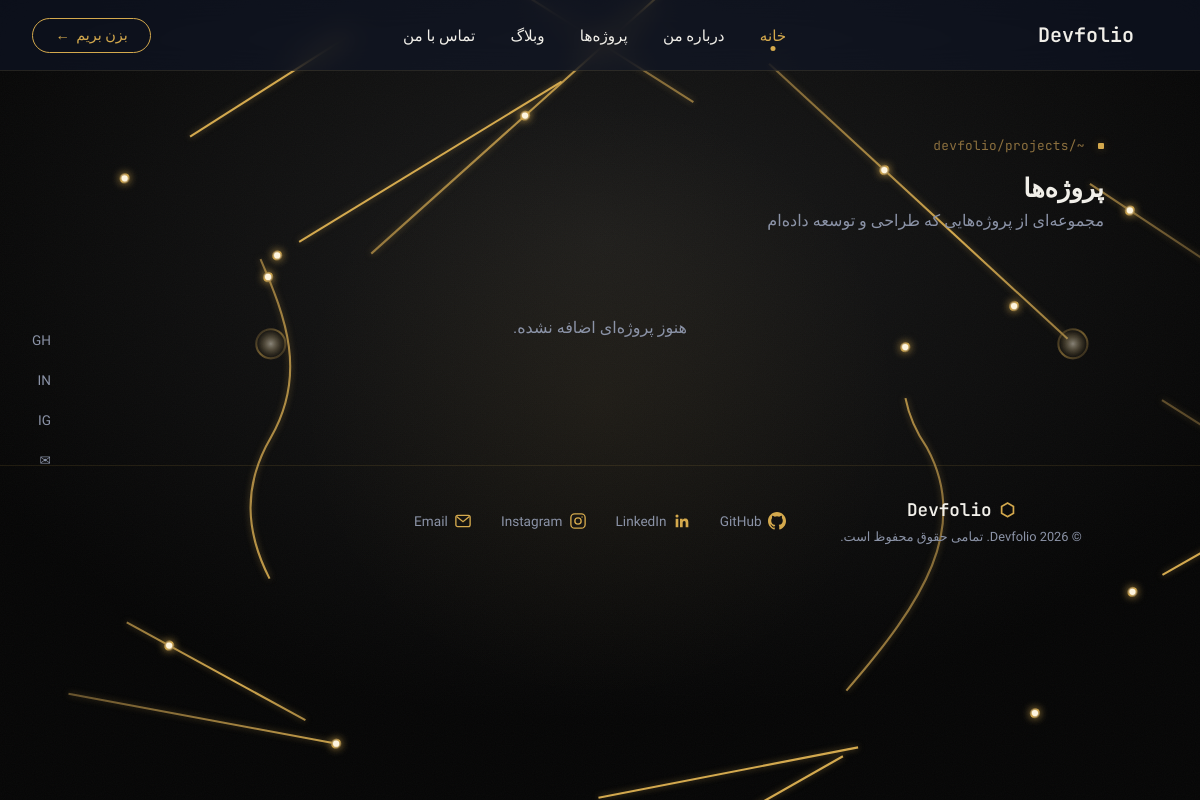
The page /projects/ on the database as committed earlier.
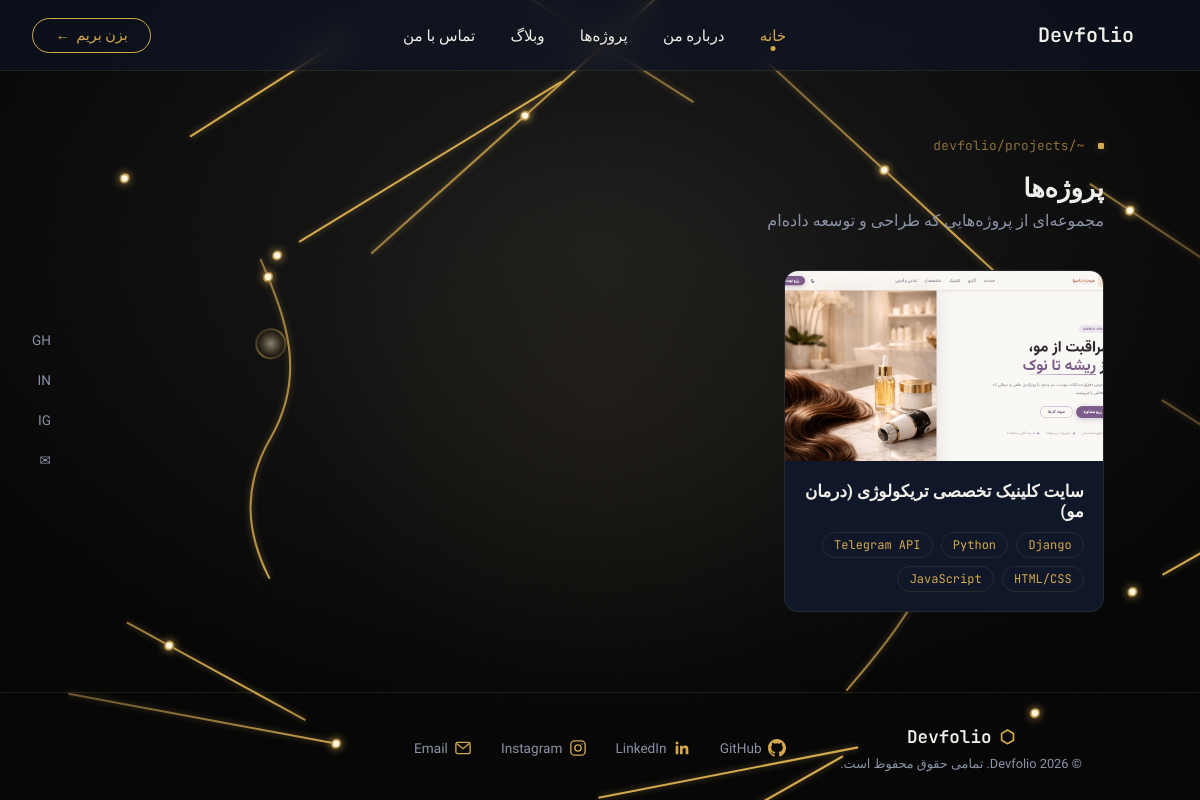
The same page on the database as committed later.
### portfolio/models.py (models this page shows, shortened)
class Project(models.Model):
    title = models.CharField(max_length=150, verbose_name="عنوان پروژه")
    slug = models.SlugField(max_length=170, unique=True, blank=True, verbose_name="آدرس یکتا")
    main_image = models.ImageField(
        upload_to='projects/main/',
        verbose_name="تصویر اصلی"
    )
    description = models.TextField(verbose_name="توضیحات")
    technologies = models.ManyToManyField(
        Technology,
        related_name="projects",
        verbose_name="تکنولوژی‌ها"
    )
    link = models.URLField(
        max_length=200,
        blank=True,
        null=True,
        verbose_name="لینک سایت"
    )
    created_at = models.DateTimeField(auto_now_add=True, verbose_name="تاریخ ایجاد")
    is_featured = models.BooleanField(
        default=False,
        verbose_name="نمایش در پروژه‌های منتخب"
    )
    class Meta:
        verbose_name = "پروژه"
        verbose_name_plural = "پروژه‌ها"
        ordering = ['-created_at']

class Technology(models.Model):
    name = models.CharField(max_length=50, verbose_name="نام تکنولوژی")
    class Meta:
        verbose_name = "تکنولوژی"
        verbose_name_plural = "تکنولوژی‌ها"

### portfolio/views.py (the view)
# urls.py: path('', views.project_list, name='project_list'),
def project_list(request):
    projects = Project.objects.all().prefetch_related('technologies')
    return render(request, 'projects/project_list.html', {'projects': projects})

### portfolio/templates/projects/project_list.html (shortened to what this page needs)
{% extends 'base.html' %}
{% load static %}
{% block extra_css %}
<link rel="stylesheet" href="{% static 'portfolio/css/portfolio.css' %}">
{% endblock %}
{% block content %}
<section class="projects-list-section">
    <span class="path-tag">~/devfolio/projects</span>
    <h1 class="section-title">پروژه‌ها</h1>
    <p class="projects-list-subtitle">مجموعه‌ای از پروژه‌هایی که طراحی و توسعه داده‌ام</p>
    <div class="projects-grid">
        {% for project in projects %}
        <a href="{% url 'projects:project_detail' project.slug %}" class="project-grid-card">
            <div class="project-grid-image">
                <img src="{{ project.main_image.url }}" alt="{{ project.title }}">
            </div>
            <div class="project-grid-info">
                <h3>{{ project.title }}</h3>
                <div class="project-grid-tech">
                    {% for tech in project.technologies.all %}
                        <span class="tech-chip">{{ tech.name }}</span>
                    {% endfor %}
                </div>
            </div>
        </a>
        {% empty %}
        <p class="projects-empty">هنوز پروژه‌ای اضافه نشده.</p>
        {% endfor %}
    </div>
</section>
{% endblock %}

### templates/base.html (shortened to what this page needs)
{% load static %}
<!DOCTYPE html>
<html lang="fa" dir="rtl">
<head>
    <link rel="stylesheet" href="{% static 'core/css/base.css' %}">
    {% block extra_css %}{% endblock %}
</head>
<body>
    <div class="grain-overlay"></div>
    <div class="cursor-glow"></div>
    <div id="scene-canvas"></div>
    {% include 'core/partials/navbar.html' %}
    {% include 'core/partials/sidebar.html' %}
{% include 'core/partials/geo_lines_bg.html' %}
    <main>
        {% block content %}{% endblock %}
    </main>
    {% include 'core/partials/footer.html' %}
</body>
</html>

### templates/core/partials/navbar.html (shortened to what this page needs)
{% load static %}
<nav class="navbar">
    <div class="navbar-container">
        <a href="{% url 'core:home' %}" class="logo">
            Devfolio
        </a>
        <ul class="nav-links" id="navLinks">
            <li><a href="{% url 'core:home' %}" class="active">خانه</a></li>
            <li><a href="{% url 'about:about_page' %}">درباره من</a></li>
            <li><a href="{% url 'projects:project_list' %}">پروژه‌ها</a></li>
            <li><a href="#">وبلاگ</a></li>
            <li><a href="#">تماس با من</a></li>
        </ul>
        <a href="#" class="navbar-cta">
            بزن بریم
            <span class="arrow">←</span>
        </a>
    </div>
</nav>

### templates/core/partials/sidebar.html
<aside class="social-sidebar">
    <a href="#" target="_blank" title="GitHub">GH</a>
    <a href="#" target="_blank" title="LinkedIn">IN</a>
    <a href="#" target="_blank" title="Instagram">IG</a>
    <a href="mailto:you@example.com" title="Email">✉</a>
</aside>

### templates/core/partials/geo_lines_bg.html (shortened to what this page needs)
<div id="geo-lines-bg">
</div>

### templates/core/partials/footer.html (shortened to what this page needs)
<footer class="footer">
    <div class="footer-container">
        <div class="footer-center">
            <span class="footer-logo">
                <span class="logo-icon">⬡</span>
                Devfolio
            </span>
            <span class="footer-copyright">© {% now "Y" %} Devfolio. تمامی حقوق محفوظ است.</span>
        </div>
        <div class="footer-social">
            <a href="#" target="_blank">
                GitHub
            </a>
            <a href="#" target="_blank">
                LinkedIn
            </a>
            <a href="#" target="_blank">
                <svg class="social-icon" viewBox="0 0 24 24" fill="none" stroke="currentColor" stroke-width="1.8">
                    <rect x="2.5" y="2.5" width="19" height="19" rx="5"/>
                    <circle cx="12" cy="12" r="4.2"/>
                    <circle cx="17.4" cy="6.6" r="0.9" fill="currentColor" stroke="none"/>
                </svg>
                Instagram
            </a>
            <a href="mailto:you@example.com">
                <svg class="social-icon" viewBox="0 0 24 24" fill="none" stroke="currentColor" stroke-width="1.8">
                    <rect x="2.5" y="4.5" width="19" height="15" rx="2.5"/>
                    <path d="M3.5 6l8.5 7 8.5-7"/>
                </svg>
                Email
            </a>
        </div>
    </div>
</footer>

### static/core/css/base.css (style rules this page uses)
:root { --bg-color: #070B18; --bg-elevated: #0F1729; --text-color: #F1EFE9; --text-muted: #8B93A7; --accent-color: #D4A94D; --accent-soft: #8B6F3E; --accent-glow: rgba(212, 169, 77, 0.3); --border-color: rgba(212, 169, 77, 0.12); }
* { margin: 0; padding: 0; box-sizing: border-box; }
body { background: var(--bg-color); color: var(--text-color); font-family: 'Vazirmatn', sans-serif; overflow-x: hidden; }
a { text-decoration: none; color: inherit; }
ul { list-style: none; }
#scene-canvas { position: fixed; top: 0; left: 0; width: 100%; height: 100%; z-index: -2; }
.grain-overlay { position: fixed; inset: 0; z-index: -1; pointer-events: none; opacity: 0.035; }
.cursor-glow { position: fixed; top: 0; left: 0; width: 100%; height: 100%; z-index: -1; pointer-events: none; background: radial-gradient( 500px circle at var(--mouse-x, 50%) var(--mouse-y, 50%), rgba(212, 169, 77, 0.06), transparent 60% ); }
.navbar { position: sticky; top: 0; z-index: 100; background: rgba(15, 23, 42, 0.55); backdrop-filter: blur(14px); -webkit-backdrop-filter: blur(14px); border-bottom: 1px solid var(--border-color); }
.navbar-container { max-width: 1280px; margin: 0 auto; display: flex; justify-content: space-between; align-items: center; padding: 1.1rem 2rem; }
.logo { display: flex; align-items: center; gap: 0.5rem; font-family: 'JetBrains Mono', monospace; font-size: 1.25rem; font-weight: 600; }
.logo-icon { color: var(--accent-color); }
.nav-links { display: flex; gap: 2.2rem; }
.nav-links a { position: relative; font-size: 0.95rem; padding-bottom: 6px; transition: color 0.25s ease; }
.nav-links a.active { color: var(--accent-color); }
.nav-links a.active::after { content: ''; position: absolute; bottom: 0; right: 50%; transform: translateX(50%); width: 5px; height: 5px; border-radius: 50%; background: var(--accent-color); }
.navbar-cta { display: flex; align-items: center; gap: 0.4rem; border: 1px solid var(--accent-color); color: var(--accent-color); padding: 0.5rem 1.4rem; border-radius: 999px; font-size: 0.9rem; transition: all 0.25s ease; }
.social-sidebar { position: fixed; left: 2rem; top: 50%; transform: translateY(-50%); z-index: 90; display: flex; flex-direction: column; gap: 1.5rem; }
.social-sidebar a { font-size: 0.85rem; color: var(--text-muted); transition: color 0.25s ease; }
.path-tag { display: inline-block; font-family: 'JetBrains Mono', monospace; font-size: 0.8rem; color: var(--accent-soft); letter-spacing: 0.3px; margin-bottom: 1.2rem; position: relative; padding-right: 1.2rem; }
.path-tag::before { content: ''; position: absolute; right: 0; top: 50%; transform: translateY(-50%); width: 6px; height: 6px; background: var(--accent-color); border-radius: 1px; box-shadow: 0 0 8px var(--accent-glow); }
.section-title { font-size: 1.6rem; font-weight: 700; margin-bottom: 1rem; position: relative; display: block; }
.footer { border-top: 1px solid var(--border-color); padding: 2rem 6rem; }
.footer-container { max-width: 1280px; margin: 0 auto; display: grid; grid-template-columns: 1fr auto 1fr; align-items: center; gap: 2rem; }
.footer-center { display: flex; flex-direction: column; align-items: center; gap: 0.5rem; justify-self: center; }
.footer-logo { display: flex; align-items: center; gap: 0.5rem; font-family: 'JetBrains Mono', monospace; font-size: 1.1rem; font-weight: 600; }
.footer-copyright { font-size: 0.8rem; color: var(--text-muted); }
.footer-social { display: flex; gap: 1.8rem; justify-self: end; }
.footer-social a { display: flex; align-items: center; gap: 0.4rem; font-size: 0.85rem; color: var(--text-muted); transition: color 0.25s ease; }
.social-icon { width: 18px; height: 18px; color: var(--accent-color); flex-shrink: 0; }
#geo-lines-bg { position: fixed; inset: 0; z-index: -3; overflow: hidden; }
#geo-lines-bg svg { width: 100%; height: 100%; }

Rows that differ between the two databases and show on the page:
added Project: main_image (picture), title "سایت کلینیک تخصصی تریکولوژی (درمان مو)"
added Technology: name "Django"
added Technology: name "Python"
added Technology: name "Telegram API"
added Technology: name "HTML/CSS"
added Technology: name "JavaScript"
Other text that changed with them:
text no longer shown: "هنوز پروژه‌ای اضافه نشده."
